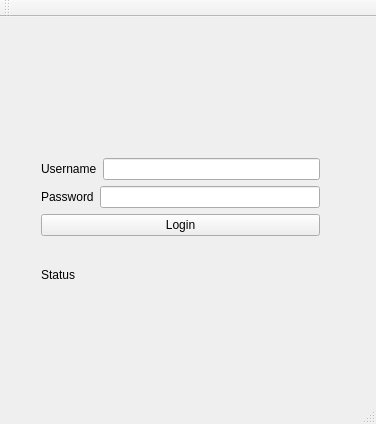
<?xml version="1.0" encoding="UTF-8"?>
<ui version="4.0">
 <class>MainWindow</class>
 <widget class="QMainWindow" name="MainWindow">
  <property name="geometry">
   <rect>
    <x>0</x>
    <y>0</y>
    <width>376</width>
    <height>424</height>
   </rect>
  </property>
  <property name="windowTitle">
   <string>MainWindow</string>
  </property>
  <widget class="QWidget" name="centralWidget">
   <widget class="QLabel" name="label_IPIA">
    <property name="geometry">
     <rect>
      <x>10</x>
      <y>10</y>
      <width>341</width>
      <height>111</height>
     </rect>
    </property>
    <property name="text">
     <string/>
    </property>
    <property name="pixmap">
     <pixmap>../IPIA logo.png</pixmap>
    </property>
    <property name="scaledContents">
     <bool>false</bool>
    </property>
    <property name="wordWrap">
     <bool>false</bool>
    </property>
   </widget>
   <widget class="QWidget" name="layoutWidget">
    <property name="geometry">
     <rect>
      <x>30</x>
      <y>130</y>
      <width>301</width>
      <height>171</height>
     </rect>
    </property>
    <layout class="QVBoxLayout" name="verticalLayout">
     <item>
      <layout class="QHBoxLayout" name="horizontalLayout">
       <item>
        <widget class="QLabel" name="label_username">
         <property name="text">
          <string>Username</string>
         </property>
        </widget>
       </item>
       <item>
        <widget class="QLineEdit" name="lineEdit_username"/>
       </item>
      </layout>
     </item>
     <item>
      <layout class="QHBoxLayout" name="horizontalLayout_2">
       <item>
        <widget class="QLabel" name="label_password">
         <property name="text">
          <string>Password</string>
         </property>
        </widget>
       </item>
       <item>
        <widget class="QLineEdit" name="lineEdit_password">
         <property name="echoMode">
          <enum>QLineEdit::Password</enum>
         </property>
        </widget>
       </item>
      </layout>
     </item>
     <item>
      <widget class="QPushButton" name="pushButton_Login">
       <property name="text">
        <string>Login</string>
       </property>
      </widget>
     </item>
     <item>
      <widget class="QLabel" name="label_status">
       <property name="text">
        <string>Status</string>
       </property>
      </widget>
     </item>
    </layout>
   </widget>
  </widget>
  <widget class="QToolBar" name="mainToolBar">
   <attribute name="toolBarArea">
    <enum>TopToolBarArea</enum>
   </attribute>
   <attribute name="toolBarBreak">
    <bool>false</bool>
   </attribute>
  </widget>
  <widget class="QStatusBar" name="statusBar"/>
  <widget class="QMenuBar" name="menuBar">
   <property name="geometry">
    <rect>
     <x>0</x>
     <y>0</y>
     <width>376</width>
     <height>21</height>
    </rect>
   </property>
  </widget>
 </widget>
 <layoutdefault spacing="6" margin="11"/>
 <resources/>
 <connections/>
</ui>
